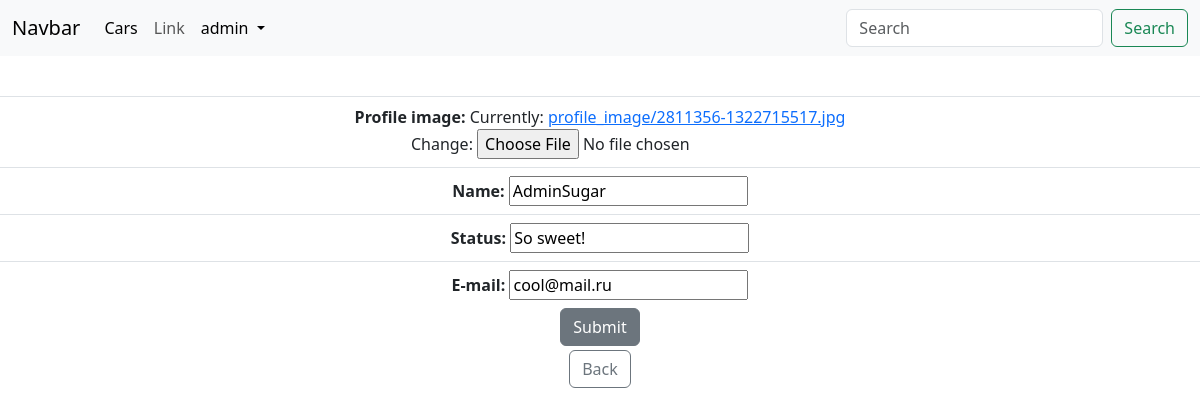
Before: /profile/update/ (signed in) with the older database file.
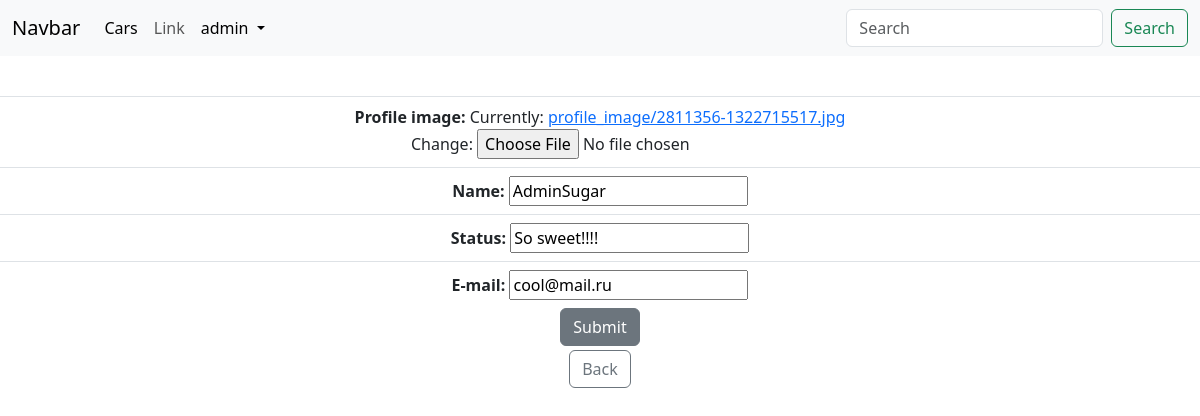
After: the same page with the newer database file.
### gallery/models.py (models this page shows)
class Profile(models.Model):
    profile = models.OneToOneField(settings.AUTH_USER_MODEL, on_delete=models.CASCADE)
    name = models.CharField(max_length=30, blank=True)
    email = models.EmailField(blank=True)
    image = models.ImageField(default='default.jpg', upload_to='profile_image/')
    status = models.CharField(null=True, max_length=90, blank=True)

### gallery/views.py (the view, shortened to what this page needs)
# urls.py: path('profile/update/', ProfileEdit.as_view(), name='profile_update'),
class ProfileEdit(UpdateView):
    form_class = ProfileEditForm
    model = Profile
    template_name = 'gallery/profile_update.html'
    def get_object(self, *args, **kwargs):
        return Profile.objects.get(profile=self.request.user)

### gallery/forms.py
class ProfileEditForm(forms.ModelForm):
    class Meta:
        model = Profile
        exclude = ('profile', )

### gallery/templates/gallery/profile_update.html (shortened to what this page needs)
{% extends 'base.html' %}
{% block content1 %}
<form action="" method="post" enctype="multipart/form-data">
    <ul class="list-group list-group-flush text-center">
            <li class="list-group-item"><img src="{{ user.profile.image.url }}" alt="" width="30%"></li>
        <li class="list-group-item">
            <strong>Profile image:</strong>
            {{ form.image }}
        </li>
        <li class="list-group-item">
            <strong>Name:</strong>
            {{ form.name }}
        </li>
        <li class="list-group-item">
            <strong>Status:</strong>
            {{ form.status }}
        </li>
        <li class="list-group-item">
            <strong>E-mail:</strong>
            {{ form.email }}
        </li>
    </ul>
    <div class="mx-auto mb-1" style="width: min-content">
        <button type="submit" class="btn btn-secondary">Submit</button>
    </div>
</form>
<div class="mx-auto" style="width: min-content">
    <a type="button" class="btn btn-outline-secondary" href="{% url 'profile' user.pk %}">Back</a>
</div>
{% endblock %}

Changed rows visible on the page:
changed Profile "AdminSugar": status "So sweet!" → "So sweet!!!!"
